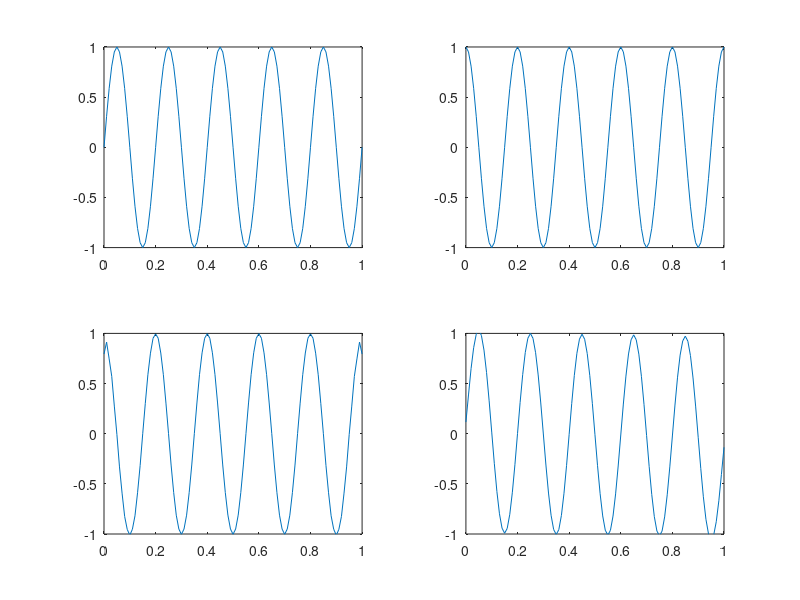

MATLAB code to generate this figure:
%To know the importance of phase
clc
clear all
close all
t=0:0.01:1;
s1=sin(2*pi*5*t);
s2=cos(2*pi*5*t);
S1=fft(s1,length(s1));
S2=fft(s2,length(s2));
mag1=abs(S1);
ph1=angle(S1);
mag2=abs(S2);
ph2=angle(S2);
r1=ifft(mag1.*exp(i*ph2));
r2=ifft(mag2.*exp(i*ph1));
subplot(2,2,1),plot(t,s1),
subplot(2,2,2),plot(t,s2),
subplot(2,2,3),plot(t,r1),axis([0 1 -1 1])
subplot(2,2,4),plot(t,r2),axis([0 1 -1 1])
